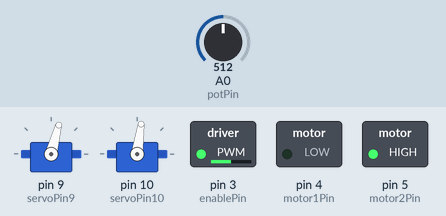
Simulated run of this sketch. Board: Arduino Uno, built with avr-gcc and run on an emulated ATmega328P. On the bench: 2 × servo, switched loads named in the sketch (green lamp = pin HIGH). The test bench sets the inputs (shaded band); at power-on: A0 (potPin) = 512. Random numbers use the default seed unless the sketch sets one.

Above: at 4.2 s.
4.3 s: A0 (potPin) set to 716
At 5.63 s:
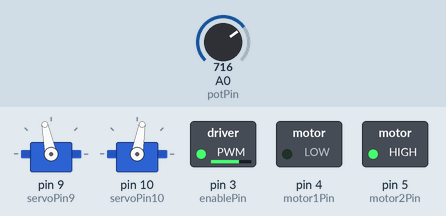
7.3 s: A0 (potPin) set to 900
At 7.5 s:
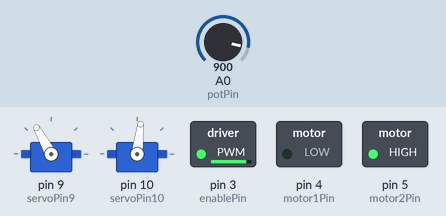
10.3 s: A0 (potPin) set to 511
At 10.4 s:
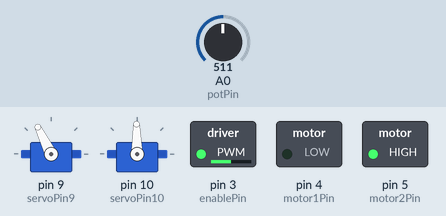
13.3 s: A0 (potPin) set to 122
At 13.4 s:
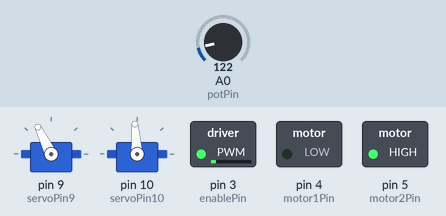
16.3 s: A0 (potPin) set to 0
At 16.53 s:
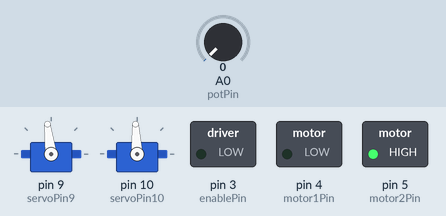
Timing chart, 0 to 26.3 s (numbered marks = the images above; inputs shaded):
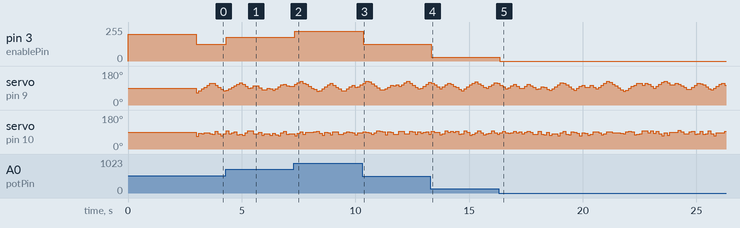

Measured:
- after the input at 4.3 s, pin 3 (enablePin): 127/255 → 178/255 at once
- after the input at 7.3 s, pin 3 (enablePin): 178/255 → 224/255 at once
- after the input at 10.3 s, pin 3 (enablePin): 224/255 → 127/255 at once
- after the input at 13.3 s, pin 3 (enablePin): 127/255 → 30/255 after 0.05 s
- after the input at 16.3 s, pin 3 (enablePin): 30/255 → 0/255 after 0.05 s

The sketch:

receiptBot.ino
```cpp
#include <Servo.h>

Servo servo9;
Servo servo10;
int servoPin9 = 9;
int servoPin10 = 10;

int pos9 = 60;              // Initial position of the servo
int targetPos9 = 90;        // Target position of the servo
int easingAmount9 = 5;      // Easing amount (smaller values = smoother movement)
unsigned long easingDelay9 = 50;  // Delay between each incremental movement
unsigned long previousTime9 = 0;

int pos10 = 60;              // Initial position of the servo
int targetPos10 = 90;        // Target position of the servo
int easingAmount10 = 8;      // Easing amount (smaller values = smoother movement)
unsigned long easingDelay10 = 70;  // Delay between each incremental movement
unsigned long previousTime10 = 0;

int potpin = 0;  // analog pin used to connect the potentiometer
int val;    // variable to read the value from the analog pin

const int motor1Pin = 4;    // H-bridge leg 1 (pin 2, 1A)
const int motor2Pin = 5;    // H-bridge leg 2 (pin 7, 2A)
const int enablePin = 3;    // H-bridge enable pin
int potPin = A0;
int motorSpeed = 0;


void setup() {
  servo9.attach(servoPin9);  // Attaches the servo to the specified pin
  servo10.attach(servoPin10);  // Attaches the servo to the specified pin

  // set all the other pins you're using as outputs:
  pinMode(motor1Pin, OUTPUT);
  pinMode(motor2Pin, OUTPUT);
  pinMode(enablePin, OUTPUT);


  // set enablePin high so that motor can turn on:
  digitalWrite(enablePin, HIGH);

  servo9.write(90);
  servo10.write(90);

  digitalWrite(motor1Pin, LOW);   // set leg 1 of the H-bridge low
  digitalWrite(motor2Pin, HIGH);  // set leg 2 of the H-bridge high
  analogWrite(enablePin, 200);

delay(3000);

}

void loop() {

  if (pos9 == targetPos9) {
    // Generate a new random target position
    targetPos9 = random(70, 130);
  }

  // Calculate the next position using easing
  if (pos9 < targetPos9) {
    pos9 = min(pos9 + easingAmount9, targetPos9);
  } else {
    pos9 = max(pos9 - easingAmount9, targetPos9);
  }


  // Check if the specified delay has passed
  unsigned long currentTime = millis();
  if (currentTime - previousTime9 >= easingDelay9) {
    previousTime9 = currentTime;
  } else {
    // Wait for the remaining time
    delay(easingDelay9 - (currentTime - previousTime9));
  }


  if (pos10 == targetPos10) {
    // Generate a new random target position
    targetPos10 = random(70, 100);
  }

  // Calculate the next position using easing
  if (pos10 < targetPos10) {
    pos10 = min(pos10 + easingAmount10, targetPos10);
  } else {
    pos10 = max(pos10 - easingAmount10, targetPos10);
  }


  // Check if the specified delay has passed
  //unsigned long currentTime = millis();
  if (currentTime - previousTime10 >= easingDelay10) {
    previousTime10 = currentTime;
  } else {
    // Wait for the remaining time
    delay(easingDelay10 - (currentTime - previousTime10));
  }

  // Move the servo to the next position
  servo9.write(pos9);

  // Move the servo to the next position
  servo10.write(pos10);

  digitalWrite(motor1Pin, LOW);   // set leg 1 of the H-bridge low
  digitalWrite(motor2Pin, HIGH);  // set leg 2 of the H-bridge high
  int val = analogRead(potPin);
  motorSpeed = map(val, 0, 1023, 0, 255);
  analogWrite(enablePin, motorSpeed);


}
```
